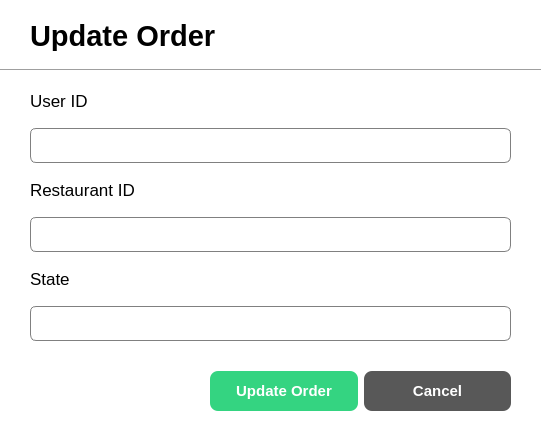
<?xml version="1.0" encoding="UTF-8"?>
<ui version="4.0">
 <class>UpdateOrderDialog</class>
 <widget class="QDialog" name="UpdateOrderDialog">
  <property name="geometry">
   <rect>
    <x>0</x>
    <y>0</y>
    <width>542</width>
    <height>433</height>
   </rect>
  </property>
  <property name="windowTitle">
   <string>Update order Dialog</string>
  </property>
  <property name="styleSheet">
   <string notr="true">QDialog{
	background-color: white;
}

QLineEdit{
	border: 1px solid gray;
	border-radius: 6px;
	padding-left: 15px;
height: 35px;
}

</string>
  </property>
  <widget class="QLabel" name="label">
   <property name="geometry">
    <rect>
     <x>30</x>
     <y>20</y>
     <width>271</width>
     <height>31</height>
    </rect>
   </property>
   <property name="font">
    <font>
     <pointsize>22</pointsize>
     <bold>true</bold>
    </font>
   </property>
   <property name="text">
    <string>Update Order</string>
   </property>
  </widget>
  <widget class="QWidget" name="layoutWidget">
   <property name="geometry">
    <rect>
     <x>30</x>
     <y>80</y>
     <width>481</width>
     <height>261</height>
    </rect>
   </property>
   <layout class="QVBoxLayout" name="verticalLayout_5">
    <item>
     <layout class="QVBoxLayout" name="verticalLayout">
      <item>
       <widget class="QLabel" name="label_2">
        <property name="font">
         <font>
          <pointsize>13</pointsize>
         </font>
        </property>
        <property name="text">
         <string>User ID</string>
        </property>
       </widget>
      </item>
      <item>
       <widget class="QLineEdit" name="lineEdit_userID">
        <property name="minimumSize">
         <size>
          <width>0</width>
          <height>35</height>
         </size>
        </property>
        <property name="maximumSize">
         <size>
          <width>16777215</width>
          <height>35</height>
         </size>
        </property>
       </widget>
      </item>
     </layout>
    </item>
    <item>
     <layout class="QVBoxLayout" name="verticalLayout_2">
      <item>
       <widget class="QLabel" name="label_3">
        <property name="font">
         <font>
          <pointsize>13</pointsize>
         </font>
        </property>
        <property name="text">
         <string>Restaurant ID</string>
        </property>
       </widget>
      </item>
      <item>
       <widget class="QLineEdit" name="lineEdit_restaurantID">
        <property name="minimumSize">
         <size>
          <width>0</width>
          <height>35</height>
         </size>
        </property>
        <property name="maximumSize">
         <size>
          <width>16777215</width>
          <height>35</height>
         </size>
        </property>
       </widget>
      </item>
     </layout>
    </item>
    <item>
     <layout class="QVBoxLayout" name="verticalLayout_3">
      <item>
       <widget class="QLabel" name="label_4">
        <property name="font">
         <font>
          <pointsize>13</pointsize>
         </font>
        </property>
        <property name="text">
         <string>State</string>
        </property>
       </widget>
      </item>
      <item>
       <widget class="QLineEdit" name="lineEdit_state">
        <property name="minimumSize">
         <size>
          <width>0</width>
          <height>35</height>
         </size>
        </property>
        <property name="maximumSize">
         <size>
          <width>16777215</width>
          <height>35</height>
         </size>
        </property>
       </widget>
      </item>
     </layout>
    </item>
   </layout>
  </widget>
  <widget class="QWidget" name="layoutWidget">
   <property name="geometry">
    <rect>
     <x>210</x>
     <y>370</y>
     <width>301</width>
     <height>42</height>
    </rect>
   </property>
   <layout class="QHBoxLayout" name="horizontalLayout">
    <item>
     <widget class="QPushButton" name="btn_updateOrder">
      <property name="minimumSize">
       <size>
        <width>0</width>
        <height>40</height>
       </size>
      </property>
      <property name="styleSheet">
       <string notr="true">QPushButton{
	background-color: #34D481;
	color: white;
	border: none;
	border-radius: 8px;
	font-weight: bold;
	font-size: 15px
}

QPushButton:hover {
    background-color: #28a766; 
    cursor: pointer;
}</string>
      </property>
      <property name="text">
       <string>Update Order</string>
      </property>
     </widget>
    </item>
    <item>
     <widget class="QPushButton" name="btn_cancel">
      <property name="minimumSize">
       <size>
        <width>0</width>
        <height>40</height>
       </size>
      </property>
      <property name="styleSheet">
       <string notr="true">QPushButton{
	background-color: #585858;
	color: white;
	border: none;
	border-radius: 8px;
	font-weight: bold;
	font-size: 15px
}

QPushButton:hover {
    background-color: #7a7a7a;
    cursor: pointer; 
}</string>
      </property>
      <property name="text">
       <string>Cancel</string>
      </property>
     </widget>
    </item>
   </layout>
  </widget>
  <widget class="Line" name="line">
   <property name="geometry">
    <rect>
     <x>0</x>
     <y>60</y>
     <width>541</width>
     <height>20</height>
    </rect>
   </property>
   <property name="orientation">
    <enum>Qt::Horizontal</enum>
   </property>
  </widget>
 </widget>
 <resources/>
 <connections/>
</ui>
